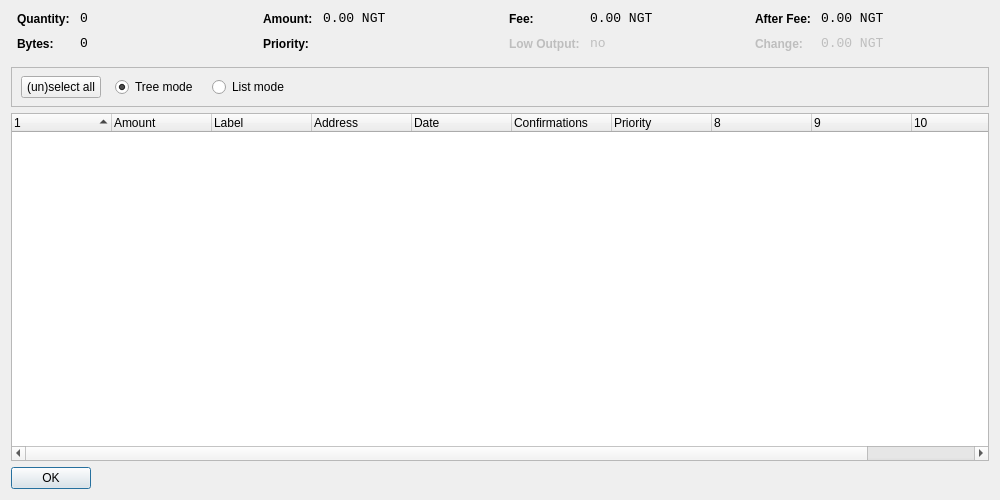
<?xml version="1.0" encoding="UTF-8"?>
<ui version="4.0">
 <class>CoinControlDialog</class>
 <widget class="QDialog" name="CoinControlDialog">
  <property name="geometry">
   <rect>
    <x>0</x>
    <y>0</y>
    <width>1000</width>
    <height>500</height>
   </rect>
  </property>
  <property name="windowTitle">
   <string>Coin Control</string>
  </property>
  <layout class="QVBoxLayout" name="verticalLayout">
   <item>
    <layout class="QHBoxLayout" name="horizontalLayoutTop" stretch="0,0,0,0">
     <property name="topMargin">
      <number>0</number>
     </property>
     <property name="bottomMargin">
      <number>10</number>
     </property>
     <item>
      <layout class="QFormLayout" name="formLayoutCoinControl1">
       <property name="horizontalSpacing">
        <number>10</number>
       </property>
       <property name="verticalSpacing">
        <number>10</number>
       </property>
       <property name="leftMargin">
        <number>6</number>
       </property>
       <property name="rightMargin">
        <number>6</number>
       </property>
       <item row="0" column="0">
        <widget class="QLabel" name="labelCoinControlQuantityText">
         <property name="styleSheet">
          <string notr="true">font-weight:bold;</string>
         </property>
         <property name="text">
          <string>Quantity:</string>
         </property>
        </widget>
       </item>
       <item row="0" column="1">
        <widget class="QLabel" name="labelCoinControlQuantity">
         <property name="font">
          <font>
           <family>Monospace</family>
           <pointsize>10</pointsize>
          </font>
         </property>
         <property name="cursor">
          <cursorShape>IBeamCursor</cursorShape>
         </property>
         <property name="contextMenuPolicy">
          <enum>Qt::ActionsContextMenu</enum>
         </property>
         <property name="text">
          <string>0</string>
         </property>
         <property name="textInteractionFlags">
          <set>Qt::LinksAccessibleByMouse|Qt::TextSelectableByKeyboard|Qt::TextSelectableByMouse</set>
         </property>
        </widget>
       </item>
       <item row="1" column="0">
        <widget class="QLabel" name="labelCoinControlBytesText">
         <property name="styleSheet">
          <string notr="true">font-weight:bold;</string>
         </property>
         <property name="text">
          <string>Bytes:</string>
         </property>
        </widget>
       </item>
       <item row="1" column="1">
        <widget class="QLabel" name="labelCoinControlBytes">
         <property name="font">
          <font>
           <family>Monospace</family>
           <pointsize>10</pointsize>
          </font>
         </property>
         <property name="cursor">
          <cursorShape>IBeamCursor</cursorShape>
         </property>
         <property name="contextMenuPolicy">
          <enum>Qt::ActionsContextMenu</enum>
         </property>
         <property name="text">
          <string>0</string>
         </property>
         <property name="textInteractionFlags">
          <set>Qt::LinksAccessibleByMouse|Qt::TextSelectableByKeyboard|Qt::TextSelectableByMouse</set>
         </property>
        </widget>
       </item>
      </layout>
     </item>
     <item>
      <layout class="QFormLayout" name="formLayoutCoinControl2">
       <property name="horizontalSpacing">
        <number>10</number>
       </property>
       <property name="verticalSpacing">
        <number>10</number>
       </property>
       <property name="leftMargin">
        <number>6</number>
       </property>
       <property name="rightMargin">
        <number>6</number>
       </property>
       <item row="0" column="0">
        <widget class="QLabel" name="labelCoinControlAmountText">
         <property name="styleSheet">
          <string notr="true">font-weight:bold;</string>
         </property>
         <property name="text">
          <string>Amount:</string>
         </property>
        </widget>
       </item>
       <item row="0" column="1">
        <widget class="QLabel" name="labelCoinControlAmount">
         <property name="font">
          <font>
           <family>Monospace</family>
           <pointsize>10</pointsize>
          </font>
         </property>
         <property name="cursor">
          <cursorShape>IBeamCursor</cursorShape>
         </property>
         <property name="contextMenuPolicy">
          <enum>Qt::ActionsContextMenu</enum>
         </property>
         <property name="text">
          <string>0.00 NGT</string>
         </property>
         <property name="textInteractionFlags">
          <set>Qt::LinksAccessibleByMouse|Qt::TextSelectableByKeyboard|Qt::TextSelectableByMouse</set>
         </property>
        </widget>
       </item>
       <item row="1" column="0">
        <widget class="QLabel" name="labelCoinControlPriorityText">
         <property name="styleSheet">
          <string notr="true">font-weight:bold;</string>
         </property>
         <property name="text">
          <string>Priority:</string>
         </property>
        </widget>
       </item>
       <item row="1" column="1">
        <widget class="QLabel" name="labelCoinControlPriority">
         <property name="font">
          <font>
           <family>Monospace</family>
           <pointsize>10</pointsize>
          </font>
         </property>
         <property name="cursor">
          <cursorShape>IBeamCursor</cursorShape>
         </property>
         <property name="contextMenuPolicy">
          <enum>Qt::ActionsContextMenu</enum>
         </property>
         <property name="text">
          <string/>
         </property>
         <property name="textInteractionFlags">
          <set>Qt::LinksAccessibleByMouse|Qt::TextSelectableByKeyboard|Qt::TextSelectableByMouse</set>
         </property>
        </widget>
       </item>
      </layout>
     </item>
     <item>
      <layout class="QFormLayout" name="formLayoutCoinControl3">
       <property name="horizontalSpacing">
        <number>10</number>
       </property>
       <property name="verticalSpacing">
        <number>10</number>
       </property>
       <property name="leftMargin">
        <number>6</number>
       </property>
       <property name="rightMargin">
        <number>6</number>
       </property>
       <item row="0" column="0">
        <widget class="QLabel" name="labelCoinControlFeeText">
         <property name="styleSheet">
          <string notr="true">font-weight:bold;</string>
         </property>
         <property name="text">
          <string>Fee:</string>
         </property>
        </widget>
       </item>
       <item row="0" column="1">
        <widget class="QLabel" name="labelCoinControlFee">
         <property name="font">
          <font>
           <family>Monospace</family>
           <pointsize>10</pointsize>
          </font>
         </property>
         <property name="cursor">
          <cursorShape>IBeamCursor</cursorShape>
         </property>
         <property name="contextMenuPolicy">
          <enum>Qt::ActionsContextMenu</enum>
         </property>
         <property name="text">
          <string>0.00 NGT</string>
         </property>
         <property name="textInteractionFlags">
          <set>Qt::LinksAccessibleByMouse|Qt::TextSelectableByKeyboard|Qt::TextSelectableByMouse</set>
         </property>
        </widget>
       </item>
       <item row="1" column="0">
        <widget class="QLabel" name="labelCoinControlLowOutputText">
         <property name="enabled">
          <bool>false</bool>
         </property>
         <property name="styleSheet">
          <string notr="true">font-weight:bold;</string>
         </property>
         <property name="text">
          <string>Low Output:</string>
         </property>
        </widget>
       </item>
       <item row="1" column="1">
        <widget class="QLabel" name="labelCoinControlLowOutput">
         <property name="enabled">
          <bool>false</bool>
         </property>
         <property name="font">
          <font>
           <family>Monospace</family>
           <pointsize>10</pointsize>
          </font>
         </property>
         <property name="cursor">
          <cursorShape>IBeamCursor</cursorShape>
         </property>
         <property name="contextMenuPolicy">
          <enum>Qt::ActionsContextMenu</enum>
         </property>
         <property name="text">
          <string>no</string>
         </property>
         <property name="textInteractionFlags">
          <set>Qt::LinksAccessibleByMouse|Qt::TextSelectableByKeyboard|Qt::TextSelectableByMouse</set>
         </property>
        </widget>
       </item>
      </layout>
     </item>
     <item>
      <layout class="QFormLayout" name="formLayoutCoinControl4">
       <property name="fieldGrowthPolicy">
        <enum>QFormLayout::AllNonFixedFieldsGrow</enum>
       </property>
       <property name="horizontalSpacing">
        <number>10</number>
       </property>
       <property name="verticalSpacing">
        <number>10</number>
       </property>
       <property name="leftMargin">
        <number>6</number>
       </property>
       <property name="rightMargin">
        <number>6</number>
       </property>
       <item row="0" column="0">
        <widget class="QLabel" name="labelCoinControlAfterFeeText">
         <property name="styleSheet">
          <string notr="true">font-weight:bold;</string>
         </property>
         <property name="text">
          <string>After Fee:</string>
         </property>
        </widget>
       </item>
       <item row="0" column="1">
        <widget class="QLabel" name="labelCoinControlAfterFee">
         <property name="font">
          <font>
           <family>Monospace</family>
           <pointsize>10</pointsize>
          </font>
         </property>
         <property name="cursor">
          <cursorShape>IBeamCursor</cursorShape>
         </property>
         <property name="contextMenuPolicy">
          <enum>Qt::ActionsContextMenu</enum>
         </property>
         <property name="text">
          <string>0.00 NGT</string>
         </property>
         <property name="textInteractionFlags">
          <set>Qt::LinksAccessibleByMouse|Qt::TextSelectableByKeyboard|Qt::TextSelectableByMouse</set>
         </property>
        </widget>
       </item>
       <item row="1" column="0">
        <widget class="QLabel" name="labelCoinControlChangeText">
         <property name="enabled">
          <bool>false</bool>
         </property>
         <property name="styleSheet">
          <string notr="true">font-weight:bold;</string>
         </property>
         <property name="text">
          <string>Change:</string>
         </property>
        </widget>
       </item>
       <item row="1" column="1">
        <widget class="QLabel" name="labelCoinControlChange">
         <property name="enabled">
          <bool>false</bool>
         </property>
         <property name="font">
          <font>
           <family>Monospace</family>
           <pointsize>10</pointsize>
          </font>
         </property>
         <property name="cursor">
          <cursorShape>IBeamCursor</cursorShape>
         </property>
         <property name="contextMenuPolicy">
          <enum>Qt::ActionsContextMenu</enum>
         </property>
         <property name="text">
          <string>0.00 NGT</string>
         </property>
         <property name="textInteractionFlags">
          <set>Qt::LinksAccessibleByMouse|Qt::TextSelectableByKeyboard|Qt::TextSelectableByMouse</set>
         </property>
        </widget>
       </item>
      </layout>
     </item>
    </layout>
   </item>
   <item>
    <widget class="QFrame" name="frame">
     <property name="minimumSize">
      <size>
       <width>0</width>
       <height>40</height>
      </size>
     </property>
     <property name="frameShape">
      <enum>QFrame::StyledPanel</enum>
     </property>
     <property name="frameShadow">
      <enum>QFrame::Sunken</enum>
     </property>
     <widget class="QWidget" name="horizontalLayoutWidget">
      <property name="geometry">
       <rect>
        <x>10</x>
        <y>0</y>
        <width>781</width>
        <height>41</height>
       </rect>
      </property>
      <layout class="QHBoxLayout" name="horizontalLayoutPanel" stretch="0,0,0,0">
       <property name="spacing">
        <number>14</number>
       </property>
       <item>
        <widget class="QPushButton" name="pushButtonSelectAll">
         <property name="sizePolicy">
          <sizepolicy hsizetype="Maximum" vsizetype="Fixed">
           <horstretch>0</horstretch>
           <verstretch>0</verstretch>
          </sizepolicy>
         </property>
         <property name="text">
          <string>(un)select all</string>
         </property>
        </widget>
       </item>
       <item>
        <widget class="QRadioButton" name="radioTreeMode">
         <property name="sizePolicy">
          <sizepolicy hsizetype="Maximum" vsizetype="Fixed">
           <horstretch>0</horstretch>
           <verstretch>0</verstretch>
          </sizepolicy>
         </property>
         <property name="text">
          <string>Tree mode</string>
         </property>
         <property name="checked">
          <bool>true</bool>
         </property>
        </widget>
       </item>
       <item>
        <widget class="QRadioButton" name="radioListMode">
         <property name="sizePolicy">
          <sizepolicy hsizetype="Maximum" vsizetype="Fixed">
           <horstretch>0</horstretch>
           <verstretch>0</verstretch>
          </sizepolicy>
         </property>
         <property name="text">
          <string>List mode</string>
         </property>
        </widget>
       </item>
       <item>
        <spacer name="horizontalSpacer">
         <property name="orientation">
          <enum>Qt::Horizontal</enum>
         </property>
         <property name="sizeHint" stdset="0">
          <size>
           <width>40</width>
           <height>20</height>
          </size>
         </property>
        </spacer>
       </item>
      </layout>
     </widget>
    </widget>
   </item>
   <item>
    <widget class="CoinControlTreeWidget" name="treeWidget">
     <property name="contextMenuPolicy">
      <enum>Qt::CustomContextMenu</enum>
     </property>
     <property name="sortingEnabled">
      <bool>false</bool>
     </property>
     <property name="columnCount">
      <number>11</number>
     </property>
     <attribute name="headerShowSortIndicator" stdset="0">
      <bool>true</bool>
     </attribute>
     <attribute name="headerStretchLastSection">
      <bool>false</bool>
     </attribute>
     <column>
      <property name="text">
       <string/>
      </property>
     </column>
     <column>
      <property name="text">
       <string>Amount</string>
      </property>
     </column>
     <column>
      <property name="text">
       <string>Label</string>
      </property>
     </column>
     <column>
      <property name="text">
       <string>Address</string>
      </property>
     </column>
     <column>
      <property name="text">
       <string>Date</string>
      </property>
     </column>
     <column>
      <property name="text">
       <string>Confirmations</string>
      </property>
      <property name="toolTip">
       <string>Confirmed</string>
      </property>
     </column>
     <column>
      <property name="text">
       <string>Priority</string>
      </property>
     </column>
     <column>
      <property name="text">
       <string/>
      </property>
     </column>
     <column>
      <property name="text">
       <string/>
      </property>
     </column>
     <column>
      <property name="text">
       <string/>
      </property>
     </column>
     <column>
      <property name="text">
       <string/>
      </property>
     </column>
    </widget>
   </item>
   <item>
    <widget class="QDialogButtonBox" name="buttonBox">
     <property name="sizePolicy">
      <sizepolicy hsizetype="Maximum" vsizetype="Fixed">
       <horstretch>0</horstretch>
       <verstretch>0</verstretch>
      </sizepolicy>
     </property>
     <property name="orientation">
      <enum>Qt::Horizontal</enum>
     </property>
     <property name="standardButtons">
      <set>QDialogButtonBox::Ok</set>
     </property>
    </widget>
   </item>
  </layout>
 </widget>
 <customwidgets>
  <customwidget>
   <class>CoinControlTreeWidget</class>
   <extends>QTreeWidget</extends>
   <header>coincontroltreewidget.h</header>
  </customwidget>
 </customwidgets>
 <resources/>
 <connections/>
</ui>
